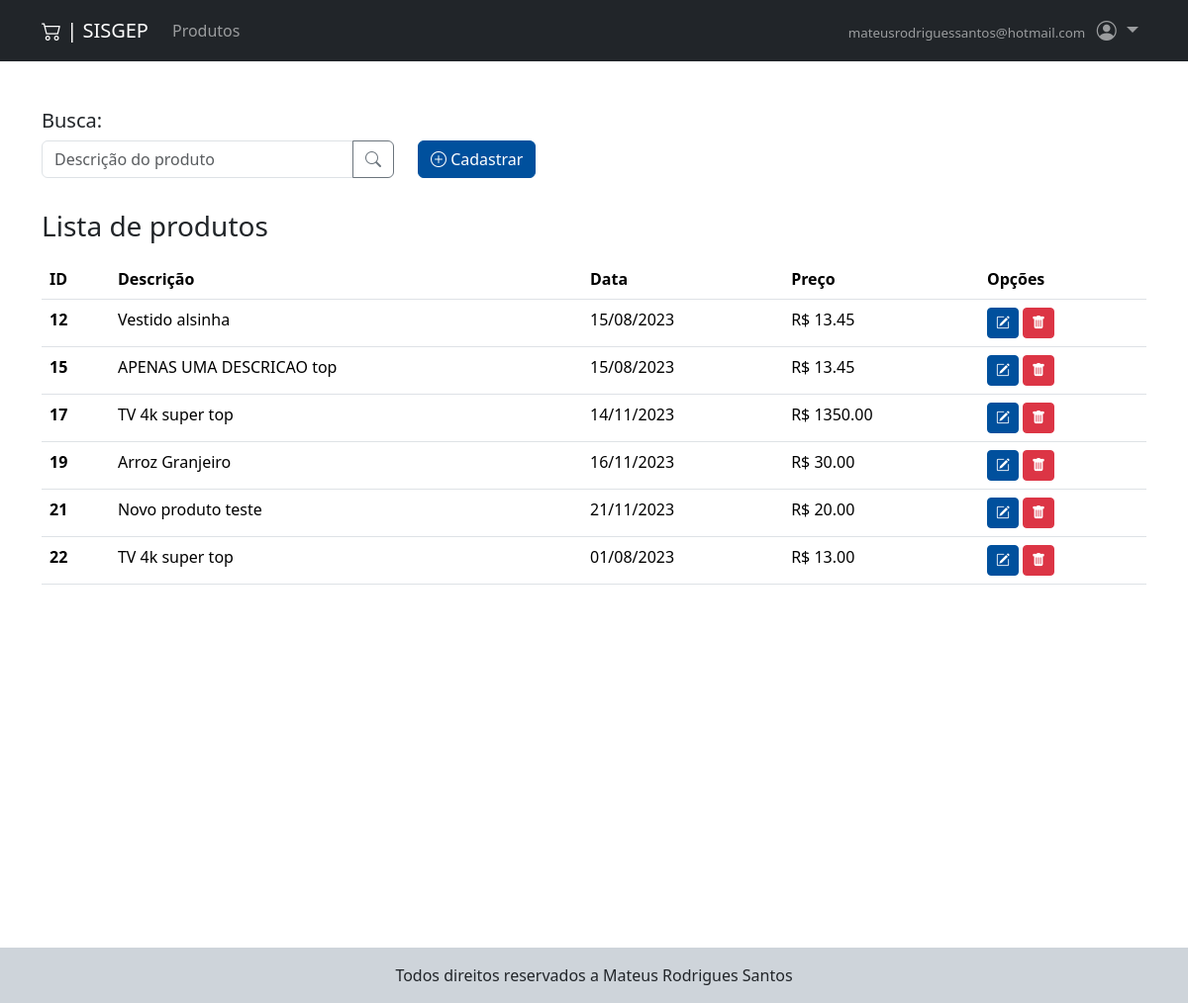
The page /app/src/consulta.php (signed in) on the database its author committed.
### tables this page shows
CREATE TABLE `produto` (
  `idproduto` int(11) NOT NULL,
  `descricao` varchar(50) NOT NULL,
  `data` varchar(10) NOT NULL,
  `preco` decimal(10,2) NOT NULL
);

### app/src/classes/Crud.php (called while the page is built, shortened)
<?php
class Crud {
    private $host = 'db';
    private $username = 'admin';
    private $password = '12345';
    private $database = 'meu_db';
    private $connect;
    public function __construct() {
        $this->connect = new mysqli($this->host, $this->username, $this->password, $this->database);
    }
    public function select(string $table, string $condition = '') {
        $sql = "SELECT * FROM $table";
        return $this->executeQuery($sql);
    }
    private function executeQuery(string $sql) {
        $result = $this->connect->query($sql);
        return $result;
    }
}

### app/src/consulta.php (the view, shortened to what this page needs)
<?php
require_once "./cabecalho.php";
require_once "./navbar.php";
require_once "./classes/Crud.php";
$crud = new Crud();
$resultado = $crud->select("produto");
?>
<div class="container-lg mt-5" style="min-height: 100vh;">
    <form action="./consulta.php" method="post">
        <h5>Busca:</h5>
        <div class="row">
            <div class="col-md-4 col-sm-7">
                <div class="input-group mb-3">
                    <input type="text" class="form-control" placeholder="Descrição do produto" aria-label="Descrição" aria-describedby="descricao" name="descricao">
                    <button type="submit" class="btn btn-outline-secondary" name="buscar">
                        <i class="bi bi-search"></i>
                    </button>
                </div>
            </div>
            <div class="col">
                <a href="./cadastroProduto.php" class="btn btn-primary">
                    <i class="bi bi-plus-circle"></i> Cadastrar
                </a>
            </div>
        </div>
    </form>
    <h3 class="mt-3 mb-3">Lista de produtos</h3>
    <table class="table">
        <thead>
            <tr>
                <th scope="col">ID</th>
                <th scope="col">Descrição</th>
                <th scope="col">Data</th>
                <th scope="col">Preço</th>
                <th scope="col">Opções</th>
            </tr>
        </thead>
        <tbody>
            <?php
            if (mysqli_num_rows($resultado) > 0) {
                while ($row = mysqli_fetch_array($resultado)) { ?>
                    <tr>
                        <th scope="row"><?php echo $row['idproduto']; ?></th>
                        <td><?php echo $row['descricao']; ?></td>
                        <td><?php echo $row['data']; ?></td>
                        <td>R$ <?php echo $row['preco']; ?></td>
                        <td>
                            <a href="./editaProduto.php?id=<?php echo $row['idproduto']; ?>" class="btn btn-primary btn-sm"><i class="bi bi-pencil-square"></i></a>
                            <button class="btn btn-danger btn-sm" data-bs-toggle="modal" data-bs-target="#modal<?php echo $row['idproduto']; ?>"><i class="bi bi-trash-fill"></i></button>
                        </td>
                    </tr>
                <?php
                }
            } ?>
        </tbody>
    </table>
</div>
<?php
require_once("./rodape.php");
?>

### app/src/cabecalho.php (shortened to what this page needs)
<!DOCTYPE html>
<html lang="pt-BR">
<head>
    <link rel="stylesheet" href="https://cdn.jsdelivr.net/npm/bootstrap-icons@1.11.1/font/bootstrap-icons.css">
    <link href="https://cdn.jsdelivr.net/npm/bootstrap@5.3.2/dist/css/bootstrap.min.css" rel="stylesheet">
    <link rel="stylesheet" href="./static/styles/style.css">
</head>
<body>

### app/src/navbar.php (shortened to what this page needs)
<nav class="navbar navbar-expand-md navbar-dark bg-dark">
    <div class="container">
        <span class="navbar-brand mb-0 h1"><i class="bi bi-cart2"></i> | SISGEP</span>
        <div class="collapse navbar-collapse" id="navbarNavAltMarkup">
            <ul class="navbar-nav me-auto">
                <li class="nav-item">
                    <a class="nav-link" href="./consulta.php">Produtos</a>
                </li>
            </ul>
            <ul class="navbar-nav">
                <li class="nav-item dropdown">
                    <a class="nav-link dropdown-toggle fs-5" href="#" role="button" data-bs-toggle="dropdown" aria-expanded="false">
                        <span class="me-2" style="font-size: 10pt;">
                            <?php echo $_SESSION["usuario"]; ?>
                        </span>
                        <i class="bi bi-person-circle"></i>
                    </a>
                </li>
            </ul>
        </div>
    </div>
</nav>

### app/src/rodape.php (shortened to what this page needs)
<?php
if (isset($_SESSION['usuario'])) { ?>
    <div class="w-100 bg-dark-subtle text-center p-3 mt-5 fs-6">
        Todos direitos reservados a Mateus Rodrigues Santos
    </div>
<?php } ?>
</body>
</html>

### app/src/static/styles/style.css (style rules this page uses)
:root { --bs-primary: #00509d; --bs-primary-hover: #014b91; --bs-primary-active: #0e5292; }
.btn-primary { background-color: var(--bs-primary); border-color: var(--bs-primary); }

### rows shown on the page
produto: idproduto "12", descricao "Vestido alsinha", data "15/08/2023", preco "13.45"
produto: idproduto "15", descricao "APENAS UMA DESCRICAO top", data "15/08/2023", preco "13.45"
produto: idproduto "17", descricao "TV 4k super top", data "14/11/2023", preco "1350.00"
produto: idproduto "19", descricao "Arroz Granjeiro", data "16/11/2023", preco "30.00"
produto: idproduto "21", descricao "Novo produto teste", data "21/11/2023", preco "20.00"
produto: idproduto "22", descricao "TV 4k super top", data "01/08/2023", preco "13.00"

### other values the page prints
$_SESSION["usuario"] "mateusrodriguessantos@hotmail.com"
